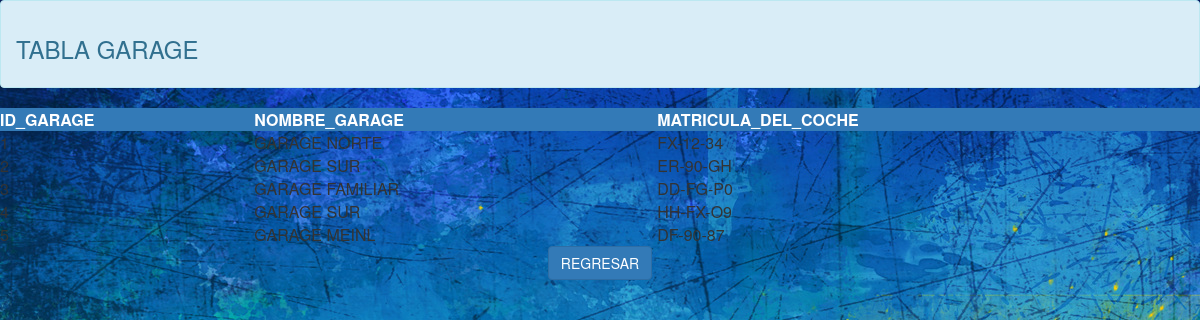
Screenshot of /consulta_tabla_garage.php with the database file from the repository.
### tables this page shows
CREATE TABLE `garage` (
  `id_garage` int(11) NOT NULL,
  `nombre_garage` varchar(100) NOT NULL,
  `coche_matricula` varchar(100) NOT NULL
);

### consulta_tabla_garage.php (the view, shortened to what this page needs)
<?php
	$host = "localhost";
	$basededatos = "proyecto_coches";
	$usuariodb = "baseDatosProyecto";
    $clavedb = "170869efrain1998";
    try {
        $conexion = new PDO('mysql:host='.$host.';dbname='.$basededatos, $usuariodb, $clavedb);
    }
    catch (PDOException $e)
    {
        print "¡Error!: " . $e->getMessage() . "<br/>";
        die();
    }
?>
<html lang="es">
	<head>
		<link rel="stylesheet" href="https://maxcdn.bootstrapcdn.com/bootstrap/3.3.7/css/bootstrap.min.css">
	</head>
	<body>
		<header>
			<div class="alert alert-info">
			<h3>TABLA GARAGE</h3>
			</div>
		</header>
		<section>
			<table class="col-md-12">
				<tr class="bg-primary">
					<th class="pad-basic">ID_GARAGE</th>
					<th class="pad-basic">NOMBRE_GARAGE</th>
                    <th class="pad-basic">MATRICULA_DEL_COCHE</th>
				<tr>
				<?php
				$query="SELECT * FROM garage";
				$consulta=$conexion->query($query);
				while ($fila=$consulta->fetch(PDO::FETCH_ASSOC))
					{
						echo'
						<tr>
						<td>'.$fila['id_garage'].'</td>
                        <td>'.$fila['nombre_garage'].'</td>
                        <td>'.$fila['coche_matricula'].'</td>
						</tr>
						';
                    }
				?>
			</table>
		</section>
		<center>
		<br><br>
		<input type="button" value="REGRESAR" class="btn btn-primary" onclick="location.href='registro_garage.php' "name="atras"/>
	    </center>
</body>
</html>

### consulta_tabla_garage.php (style rules this page uses)
body { background-image: url("yellow_blue.jpg"); }

### rows the page displays
garage: id_garage "1", nombre_garage "GARAGE NORTE", coche_matricula "FX-12-34"
garage: id_garage "2", nombre_garage "GARAGE SUR", coche_matricula "ER-90-GH"
garage: id_garage "3", nombre_garage "GARAGE FAMILIAR", coche_matricula "DD-FG-P0"
garage: id_garage "4", nombre_garage "GARAGE SUR", coche_matricula "HH-FX-O9"
garage: id_garage "5", nombre_garage "GARAGE MEINL", coche_matricula "DF-90-87"
